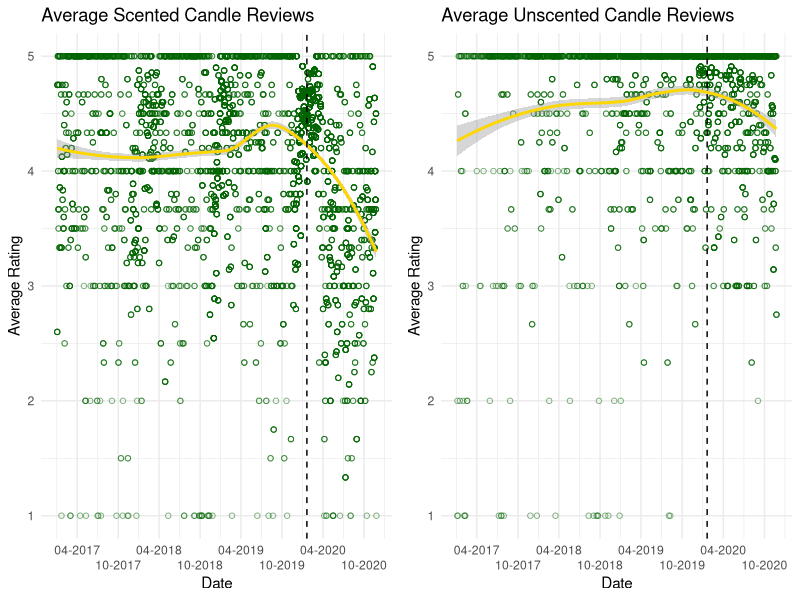
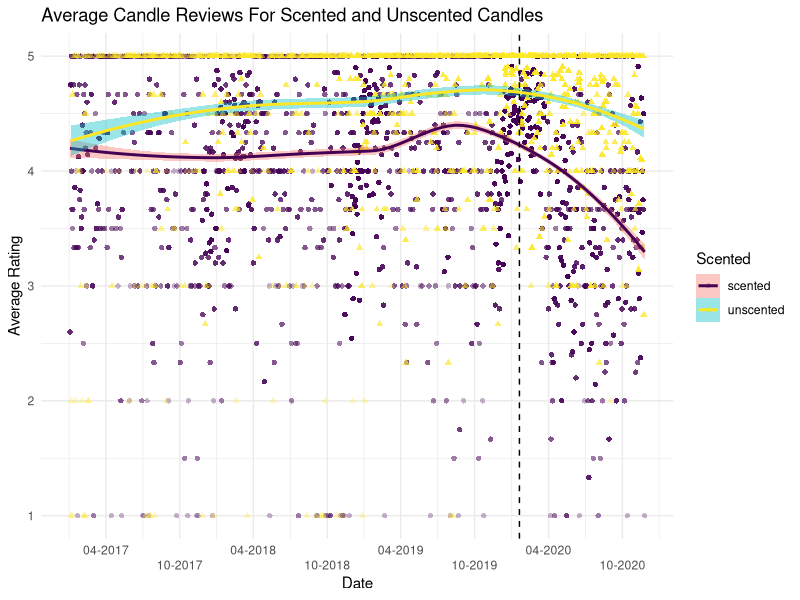
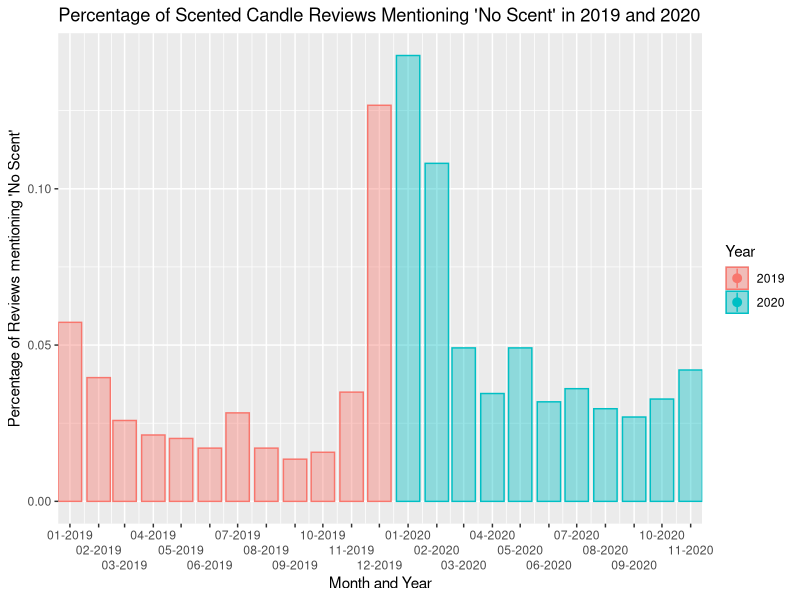

Source code (R) for these figures, in order:
## ---- chunk 1
library(tidyverse)
library(readxl)
library(gridExtra)

Scented_all <- read_excel(here::here("Hw_05/Scented_all.xlsx"))
Unscented_all <- read_excel(here::here("Hw_05/Unscented_all.xlsx"))

## ---- chunk 2
Scented_Plot <- Scented_all %>%
  filter(Date > "2017-01-01") %>% #making it so the dataset only includes data from after 2017-01-01
  group_by(Date) %>% #grouping the data so it will give reviews by the date
  mutate(Avg_Rating = mean(Rating)) %>% #computing an average daily rating for the set
  ggplot(
    aes(x = as.Date(Date),
        y = Avg_Rating
  )) + 
  geom_point(alpha = .5, color = "dark green", shape = 1) +
  scale_x_date(name = "Date", date_breaks = "6 months", date_labels = "%m-%Y") +
  geom_smooth(method = "loess", color = "gold") +
  geom_vline(xintercept = as.numeric(as.Date("2020-01-20")), linetype = "dashed") +
  scale_y_continuous(name = "Average Rating") +
  theme_minimal() +
  ggtitle("Average Scented Candle Reviews") + 
  guides(x = guide_axis(n.dodge = 2))

Unscented_Plot <- Unscented_all %>%
  filter(Date > "2017-01-01") %>%
  group_by(Date) %>% 
  mutate(Avg_Rating = mean(Rating)) %>% 
  ggplot(
    aes(x = as.Date(Date),
        y = Avg_Rating
  )) + 
  geom_point(alpha = .5, color = "dark green", shape = 1) +
  scale_x_date(name = "Date", date_breaks = "6 months", date_labels = "%m-%Y") +
  geom_smooth(method = "loess", color = "gold") +
  geom_vline(xintercept = as.numeric(as.Date("2020-01-20")), linetype = "dashed") + 
  scale_y_continuous(name = "Average Rating") + 
  theme_minimal() +
  ggtitle("Average Unscented Candle Reviews") +
  guides(x = guide_axis(n.dodge = 2))

grid.arrange(Scented_Plot, Unscented_Plot, ncol = 2)
## ---- chunk 3
candles_full <- bind_rows(
	scented = Scented_all, 
	unscented = Unscented_all, 
	.id = "Scented"
)
## ---- chunk 4
Combined_Plot <- candles_full %>%
  filter(Date > "2017-01-01") %>%
  group_by(Date, Scented) %>% 
  mutate(Avg_Rating = mean(Rating)) %>% 
  ggplot(
    aes(x = as.Date(Date),
        y = Avg_Rating,
        shape = Scented,
        color = Scented,
        fill = Scented
  )) + 
  geom_point(alpha = .3) +
  scale_x_date(name = "Date", date_breaks = "6 months", date_labels = "%m-%Y") +
  geom_smooth(method = "loess") +
  geom_vline(xintercept = as.numeric(as.Date("2020-01-20")), linetype = "dashed") +
  scale_y_continuous(name = "Average Rating") +
  theme_minimal() +
  ggtitle("Average Candle Reviews For Scented and Unscented Candles") + 
  guides(x = guide_axis(n.dodge = 2)) + 
  scale_color_viridis_d()

Combined_Plot
## ---- chunk 5
str_no_scent <- function(x){
  as.numeric(
  	case_when(
  		str_detect(x, "[Nn]o scent") ~ "1", 
  		str_detect(x, "[Nn]o smell") ~ "1",
  		str_detect(x, "[Dd]oes not smell like") ~ "1",
  		str_detect(x, "[Dd]oesn't smell like") ~ "1",
  		str_detect(x, "[Cc]an't smell") ~ "1",
  		str_detect(x, "[Cc]annot smell") ~ "1",
  		str_detect(x, "[Ff]aint smell") ~ "1",
  		str_detect(x, "[Ff]aint scent") ~ "1",
  		str_detect(x, "[Dd]on't smell") ~ "1",
  		str_detect(x, "[Ll]ike nothing") ~ "1",
  		TRUE ~ "0"
  	)
  )
}
## ---- chunk 6
Scented2_Plot <- Scented_all %>%
  filter(Date >= "2019-01-01") %>%
  mutate(month = lubridate::floor_date(Date, "month"),
         noscent = str_no_scent(Review),
         year = ifelse(Date <= as.Date("2019-12-31"),"2019", "2020")) %>% 
  group_by(as.Date(month), noscent) %>% 
  ggplot() +  aes(x = as.Date(month), y = (..count..)/sum(..count..), color = as.factor(year), fill = as.factor(year)) +
  geom_bar(alpha = .4) +
  stat_summary(aes(y = noscent), fun.data = mean_cl_normal) +
  scale_x_date(name = "Month and Year", date_labels = "%m-%Y", date_breaks = "month", expand = c(0,0)) + 
  guides(x = guide_axis(n.dodge = 3), color = guide_legend(title = "Year"), fill = guide_legend(title = "Year")) +
  scale_y_continuous(name = "Percentage of Reviews mentioning 'No Scent'") +
  labs(title = "Percentage of Scented Candle Reviews Mentioning 'No Scent' in 2019 and 2020")


Scented2_Plot
